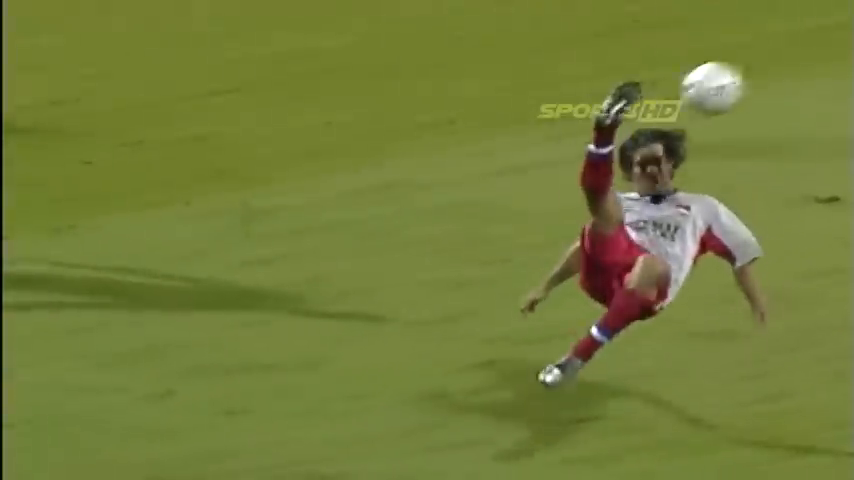
#> input picture frame 35 of lab8/dane/kick.mp4, 854 x 480 px
$ jupyter execute Lab8.1_zadanie.ipynb
#> lines starting #> are read from the running program, lines starting #| are printed output that depends on the picture; pictures that were not available may be replaced by others from this repository, and a replacement may not be noted
## Laboratorium 8.1

## Metody wykrywania ruchu: przepływ optyczny (_optical flow_)

### Wstęp

Na poprzednich laboratoriach poznaliśmy podstawowe metody przetwarzania obrazów, a więc dwuwymiarowych sygnałów przestrzennych. Wiele z tych metod działa także dla (trójwymiarowego) sygnału wideo, jeśli - nieco naiwnie - potraktujemy go jako po prostu sekwencję niezależnych obrazów.

W tej liście wykorzystasz także dziedziną czasową do przetwarzania sygnału. Podstawowa intuicja polega na tym, że jeśli jakiś rejon obrazu przesunął się w czasie, to prawdopodobnie ma on inne _znaczenie_ niż rejon, który pozostał w tym samym miejscu, lub przesunął w innym kierunku czy z inną szybkością. Jeśli zatem jesteśmy w stanie wykryć to przesunięcie - czyli po prostu _ruch_ - to otrzymamy pewną informację o zawartości obrazu (wideo). Na przykład, będziemy w stanie oddzielić poruszające się obiekty od stacjonarnego tła, albo oddzielić inaczej poruszające się obiekty.

Jedną z najpowszechniejszych metodą do automatycznej detekcji ruchu jest znana Ci już z wykładu metoda przepływu optycznego (ang. _optical flow_). Namawiam też do lektury [artykułu z dokumentacji OpenCV](https://docs.opencv.org/3.4/d4/dee/tutorial_optical_flow.html), zwłaszcza sekcji _Lucas-Kanade_ oraz _Dense Optical Flow_. Analizując kod metody, poświęć chwilę na zrozumienie mapowania wyników do prezentowanego obrazu w przestrzeni HSV.

Wiedzieć należy na pewno, że istnieją dwie główne odmiany metody przepływu optycznego:,
* przepływ gęsty (_dense_) - gdzie przesunięcie pomiędzy klatkami określane jest dla każdego piksela (na tej metodzie skupia się niniejsza część listy),
* przepływ rzadki (_sparse_) - gdzie ruch wykrywany jest tylko dla pewnego zbioru punktów zainteresowania w obrębie obrazu (przebadasz ją w drugiej części listy).

W ramach obu odmian występuje pewna liczba konkretnych metod obliczeniowych, w zależności od konkretnego podejścia do rozwiązywania równania ruchu. Na tych zajęciach wykorzystamy [algorytm Farnebacka](http://www.diva-portal.org/smash/get/diva2:273847/FULLTEXT01.pdf) - głównie dlatego, że jego gotowa implementacja znajduje się w pakiecie OpenCV.

### Podejście

Większość algorytmów optical flow operuje na parze klatek, znajdując wektory translacji pomiędzy rejonami z jednej i drugiej. Jeśli więc interesuje nas przetwarzanie ciągłego strumienia wideo, praca przebiegać będzie na zasadzie dwuelementowej kolejki, tzn. zawsze patrzymy na klatkę obecną $I(x,y,t)$ i poprzednią $I(x,y,t-1)$.

OpenCV oferuje banalnie prosty a zarazem potężny interfejs do obsługi strumieni wideo: [`cv2.VideoCapture`](https://docs.opencv.org/3.4/d8/dfe/classcv_1_1VideoCapture.html), za pomocą którego w ten sam sposób możemy obsługiwać pliki wideo w różnym kodowaniu, urządzenia wideo (np. kamerkę w laptopie) czy nawet wideo w protokole IP (choć występują pewne różnice z punktu widzenia użycia, jeśli korzystamy z zasobu sprzętowego działającego w czasie rzeczywistym). Idea jest prosta:
* tworzymy obiekt `cv2.VideoCapture` w odpowiedni sposób,
* pobieramy poszczególne klatki za pomocą metody [`VideoCapture::read`](https://docs.opencv.org/3.4/d8/dfe/classcv_1_1VideoCapture.html#a473055e77dd7faa4d26d686226b292c1).

Metoda `read` wykonuje całą pracę (odczytanie danych, dekodowanie strumienia wideo) i zwraca klatkę jako obraz w standardowym formacie OpenCV (a także flagę, czy w ogóle udało się pozyskać dane - krotka (flaga, klatka)). Zatem, aby pozyskać pierwszą klatkę z pliku wideo wystarczy:
```python
vid = cv2.VideoCapture("back.mp4")
r, frame = vid.read()
```

Drobnym ograniczeniem VideoCapture jest to, że nie ma możliwości cofnięcia się do poprzednio pobranej klatki (co jest naturalne w przypadku korzystania z fizycznego urządzenia do akwizycji, a może trochę mniej gdy czytamy z pliku). Jeśli potrzebny jest powrót do początku pliku wideo, niestety konieczne jest zamknięcie strumienia (`VideoCapture::release`) i ponowne otwarcie (`::open`).

Aby obliczyć (gęsty) przepływ optyczny pomiędzy dwiema klatkami, wykorzystamy algorytm Farnebacka, zaimplementowany w OpenCV w funkcji [`cv2.calcOpticalFlowFarneback`](https://docs.opencv.org/3.4/dc/d6b/group__video__track.html#ga5d10ebbd59fe09c5f650289ec0ece5af). Przyjmuje ona parę obrazów **w skali szarości**, opcjonalny argument `flow` (rozwiązanie można zainicjować poprzednio wyliczonym przepływem, jeśli nim dysponujemy), a następnie szereg parametrów sterujących metodą; m.in. można wykorzystać piramidyzację obrazów (rekomendowane `pyr_size` $=3$) czy określić rozmiar okna detekcji `winsize`. Sensowne pierwsze wartości dla argumentów podane są w dokumentacji.

Algorytm Farnebacka zwraca przepływ w formie obrazu o wymiarach przestrzennych równych obrazom wejściowym i dwóch kanałach, zawierających przesunięcie odpowiednio w osi $x$ i $y$. Można więc przetwarzać te dane dalej, np. obliczając kąt przesunięcia czy całkowitą odległość (i dalej, np. określić prędkość ruchu) - vide np. `cv2.cartToPolar`.

---

[cell 1]
import cv2
import numpy as np
import matplotlib.pyplot as plt

### Zadanie 1

#### Zadanie 1a
Otwórz wideo `kick.mp4` lub `back.mp4` i pobierz kilka klatek. Przewiń do interesującego Cię momentu - tak, aby uzyskać dwie klatki, na których widać ruch (pro-tip: znając framerate materiału (~25fps) i czas, w którym rozpoczyna się interesujący fragment, możesz w pętli "skonsumować" odpowiednią ilość klatek).
Wykorzystaj algorytm Farnebacka do obliczenia przepływu pomiędzy klatkami. Wynik zaprezentuj w postaci obrazu całkowitego przesunięcia. W zależności od wybranego momentu w wideo, możesz spodziewać się uzyskania wyraźnych obszarów.

[cell 2]
path = "dane/kick.mp4"
cap = cv2.VideoCapture(path)
fps = int(cap.get(cv2.CAP_PROP_FPS))
start_time = 1.4
frame_to_start = int(start_time * fps)
cap.set(cv2.CAP_PROP_POS_FRAMES, frame_to_start)
_, frame = cap.read()
#> frame is the input picture: shape (480, 854, 3); mean B, G, R 57.2, 125.7, 115.3
plt.imshow(cv2.cvtColor(frame, cv2.COLOR_BGR2RGB), cmap='gray')

[cell 3]
path = "dane/kick.mp4"
cap = cv2.VideoCapture(path)
fps = int(cap.get(cv2.CAP_PROP_FPS))
start_time = 1.5
frame_to_start = int(start_time * fps)
cap.set(cv2.CAP_PROP_POS_FRAMES, frame_to_start)
r, frame2 = cap.read()
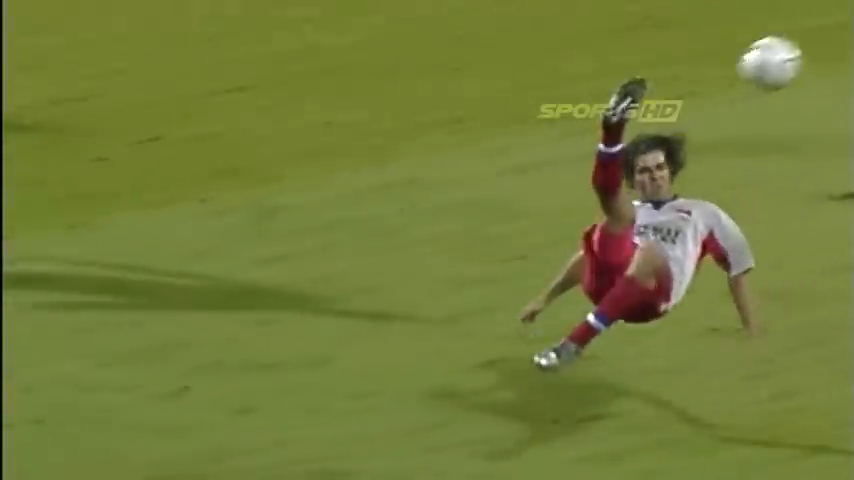
#> input picture frame 37 of lab8/dane/kick.mp4, 854 x 480 px
#> frame2 is the input picture: shape (480, 854, 3); mean B, G, R 56.9, 125.6, 115.1
plt.imshow(cv2.cvtColor(frame2, cv2.COLOR_BGR2RGB), cmap='gray')

[cell 4]
path = "dane/kick.mp4"
cap = cv2.VideoCapture(path)
fps = int(cap.get(cv2.CAP_PROP_FPS))
start_time = 0.5
frame_to_start = int(start_time * fps)
cap.set(cv2.CAP_PROP_POS_FRAMES, frame_to_start)
_, frame3 = cap.read()
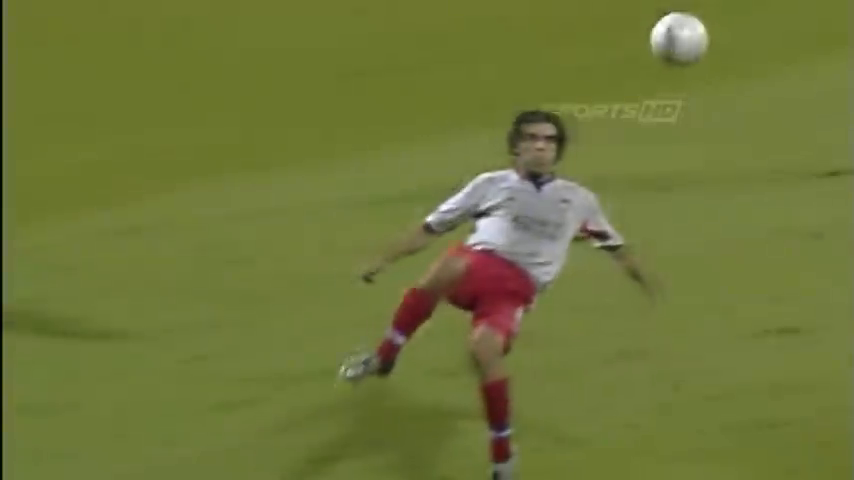
#> input picture frame 12 of lab8/dane/kick.mp4, 854 x 480 px
#> frame3 is the input picture: shape (480, 854, 3); mean B, G, R 57.2, 118.5, 110.5
plt.imshow(cv2.cvtColor(frame3, cv2.COLOR_BGR2RGB), cmap='gray')

[cell 5]
path = "dane/kick.mp4"
cap = cv2.VideoCapture(path)
fps = int(cap.get(cv2.CAP_PROP_FPS))
start_time = 0.8
frame_to_start = int(start_time * fps)
cap.set(cv2.CAP_PROP_POS_FRAMES, frame_to_start)
_, frame4 = cap.read()
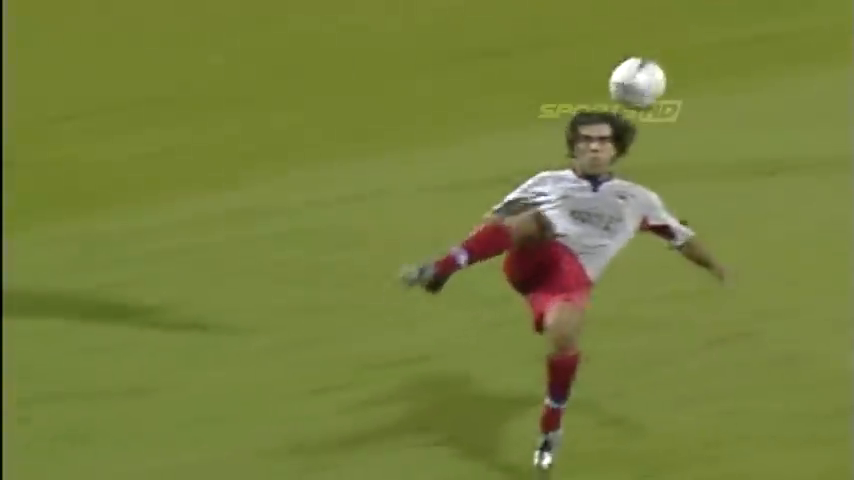
#> input picture frame 20 of lab8/dane/kick.mp4, 854 x 480 px
#> frame4 is the input picture: shape (480, 854, 3); mean B, G, R 59.5, 127.3, 117.8
plt.imshow(cv2.cvtColor(frame4, cv2.COLOR_BGR2RGB), cmap='gray')

[cell 6]
import cv2
import numpy as np
import matplotlib.pyplot as plt

def optic_flow(frame_old, frame_new, flow=None, pyr_scale=0.5, levels=3, winsize=10, iterations=3, poly_n=5, poly_sigma=1.1, flags=0):
#> called with pyr_scale = 0.5, levels = 3, winsize = 10, iterations = 3, poly_n = 5, poly_sigma = 1.1, flags = 0
    gray_old = cv2.cvtColor(frame_old, cv2.COLOR_BGR2GRAY)
    gray_new = cv2.cvtColor(frame_new, cv2.COLOR_BGR2GRAY)

    hsv = np.zeros_like(frame_old)
    hsv[..., 1] = 255

    flow = cv2.calcOpticalFlowFarneback(gray_old, gray_new, flow, pyr_scale, levels, winsize, iterations, poly_n, poly_sigma, flags)
    mag, ang = cv2.cartToPolar(flow[..., 0], flow[..., 1])

    hsv[..., 0] = ang * 180 / np.pi / 2
    hsv[..., 2] = cv2.normalize(mag, None, 0, 255, cv2.NORM_MINMAX)
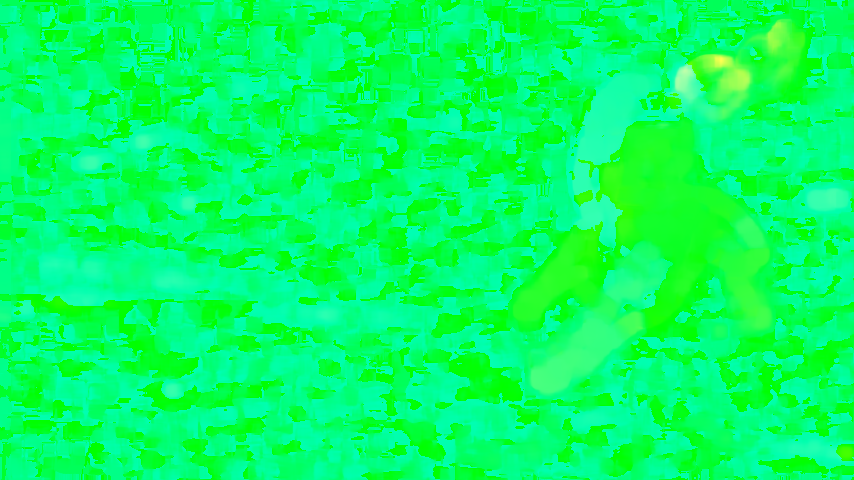
#> hsv: shape (480, 854, 3); mean of channels 0, 1, 2 100.3, 255, 4.7; drawn as B, G, R

    bgr = cv2.cvtColor(hsv, cv2.COLOR_HSV2BGR)

    color_wheel = generate_color_wheel()

    fig, axes = plt.subplots(1, 4, figsize=(25, 10))

    axes[0].imshow(cv2.cvtColor(frame_old, cv2.COLOR_BGR2RGB))
    axes[0].set_title("Old Frame")
    axes[0].axis("off")

    axes[1].imshow(cv2.cvtColor(frame_new, cv2.COLOR_BGR2RGB))
    axes[1].set_title("New Frame")
    axes[1].axis("off")

    axes[2].imshow(cv2.cvtColor(bgr, cv2.COLOR_BGR2RGB))
    axes[2].set_title("Optical Flow")
    axes[2].axis("off")

    axes[3].imshow(color_wheel)
    axes[3].set_title("Color Wheel (Flow Directions)")
    axes[3].axis("off")

    plt.show()

def generate_color_wheel():
    size = 300
    wheel = np.zeros((size, size, 3), dtype=np.uint8)
    center = size // 2
    radius = size // 2

    for y in range(size):
        for x in range(size):
            dx = x - center
            dy = y - center
            distance = np.sqrt(dx**2 + dy**2)

            if distance <= radius:
                angle = np.arctan2(dy, dx)
                angle = (angle + 2 * np.pi) % (2 * np.pi)
                hue = angle * 180 / np.pi / 2

                wheel[y, x, 0] = hue
                wheel[y, x, 1] = 255
                wheel[y, x, 2] = int(255 * (1 - distance / radius))

    return cv2.cvtColor(wheel, cv2.COLOR_HSV2RGB)

[cell 7]
optic_flow(frame, frame2)

[cell 8]
optic_flow(frame3, frame4)
#> call 2 of optic_flow, with pyr_scale = 0.5, levels = 3, winsize = 10, iterations = 3, poly_n = 5, poly_sigma = 1.1, flags = 0
#> in optic_flow (call 2), `hsv[..., 2] = cv2.normalize(mag, None, 0, 255, cv2.NORM_MINMAX)`:
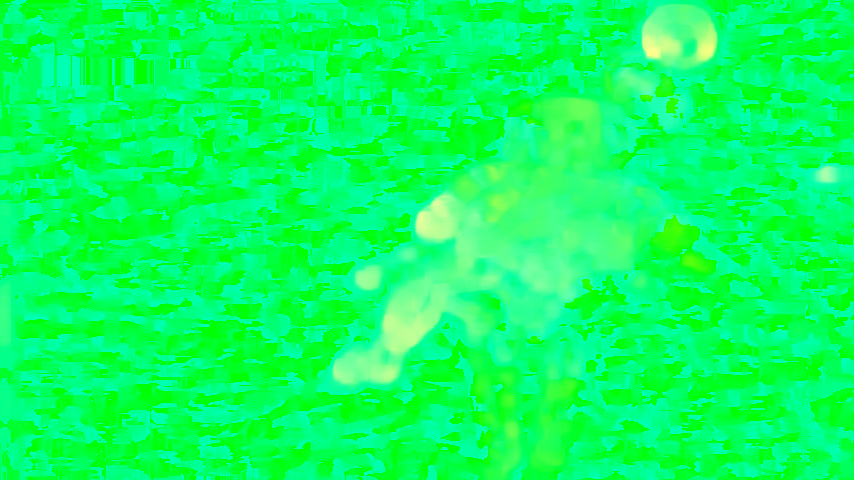
#> hsv: shape (480, 854, 3); mean of channels 0, 1, 2 96.1, 255, 10.4; drawn as B, G, R

#### Zadanie 1b
Zbadaj wpływ parametru `winsize` na działanie metody.

[cell 9]
def optic_flow(frame_old, frame_new, flow=None, pyr_scale=0.5, levels=3, winsize=10, iterations=3, poly_n=5, poly_sigma=1.1, flags=0):
    gray_old = cv2.cvtColor(frame_old, cv2.COLOR_BGR2GRAY)
    gray_new = cv2.cvtColor(frame_new, cv2.COLOR_BGR2GRAY)
    hsv = np.zeros_like(frame_old)
    hsv[..., 1] = 255
    flow = cv2.calcOpticalFlowFarneback(gray_old, gray_new, flow, pyr_scale, levels, winsize, iterations, poly_n, poly_sigma, flags)
    mag, ang = cv2.cartToPolar(flow[..., 0], flow[..., 1])
    hsv[..., 0] = ang*180/np.pi/2
    hsv[..., 2] = cv2.normalize(mag, None, 0, 255, cv2.NORM_MINMAX)
    bgr = cv2.cvtColor(hsv, cv2.COLOR_HSV2BGR)

    fig, axes = plt.subplots(1, 3, figsize=(20, 10))
    axes[0].imshow(cv2.cvtColor(frame_old, cv2.COLOR_BGR2RGB))
    axes[0].set_title("Old frame")
    axes[0].axis("off")

    axes[1].imshow(cv2.cvtColor(frame_new, cv2.COLOR_BGR2RGB))
    axes[1].set_title("New frame")
    axes[1].axis("off")

    axes[2].imshow(cv2.cvtColor(bgr, cv2.COLOR_BGR2RGB))
    axes[2].set_title("Optical Flow")
    axes[2].axis("off")

    plt.show()

[cell 10]
winsizes = [5, 15, 50, 100]

plt.figure(figsize=(12, 12))

for i, winsize in enumerate(winsizes):
    optflow = optic_flow(frame, frame2, winsize=winsize)

Komentarz 1:

...

---

### Zadanie 2

Powtórz powyższy eksperyment na materiale `shot.mp4` (przewiń materiał do momentu natychmiast po uderzeniu białej bili, ok. 20-25 klatek; framerate wynosi tu ok. 15fps).
*Czy algorytm działa tak samo dobrze? Dlaczego? Co jest ograniczeniem metody?*

[cell 11]
path = "dane/shot.mp4"
cap = cv2.VideoCapture(path)
fps = int(cap.get(cv2.CAP_PROP_FPS))
start_time = 20/fps
frame_to_start = int(start_time * fps)
cap.set(cv2.CAP_PROP_POS_FRAMES, frame_to_start)
r, frame_bsl = cap.read()
plt.imshow(cv2.cvtColor(frame_bsl, cv2.COLOR_BGR2RGB), cmap='gray')

[cell 12]
path = "dane/shot.mp4"
cap = cv2.VideoCapture(path)

frames = {}
for i in range(20, 26):
    cap.set(cv2.CAP_PROP_POS_FRAMES, i)
    ret, frame = cap.read()
    frames[i] = frame
#> after the loop, frames = 6 items

fps = int(cap.get(cv2.CAP_PROP_FPS))
#> fps = 25
start_time = 20 / fps
#> start_time = 0.8
frame_to_start = int(start_time * fps)
#> frame_to_start = 20
cap.set(cv2.CAP_PROP_POS_FRAMES, frame_to_start)

for i in range(20, 25):
    if i in frames:
        plt.figure(figsize=(5, 5))
        plt.imshow(cv2.cvtColor(frames[i], cv2.COLOR_BGR2RGB))
        plt.title(f"Frame {i}")
        plt.axis('off')
        plt.show()

cap.release()

[cell 13]
for i in range(20, 24):
    optic_flow(frame_bsl, frames[i+1], winsize=5)
#> this loop made 4 passes
#> pass 1, in optic_flow (call 5), `gray_new = cv2.cvtColor(frame_new, cv2.COLOR_BGR2GRAY)`:
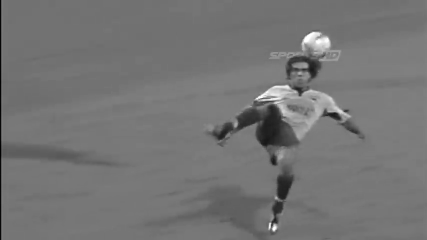
#> gray_new: shape (480, 854) (shown at 1/2 size); min 0, max 255, mean 116.5

[cell 14]
optic_flow(frame_bsl, frames[21], winsize=50)
#> in optic_flow (call 9), `mag, ang = cv2.cartToPolar(flow[..., 0], flow[..., 1])`:
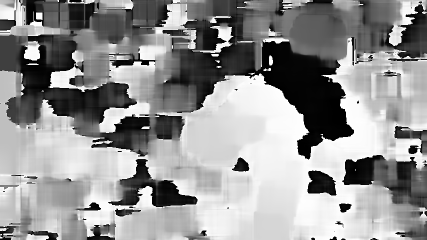
#> ang: shape (480, 854) float32 (shown at 1/2 size); min 6.16e-06, max 6.28, mean 3.62; drawn with min black and max white
#> in optic_flow (call 9), `hsv[..., 2] = cv2.normalize(mag, None, 0, 255, cv2.NORM_MINMAX)`:
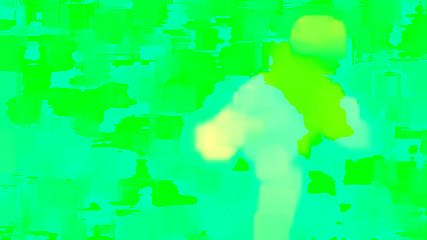
#> hsv: shape (480, 854, 3) (shown at 1/2 size); mean of channels 0, 1, 2 103.3, 255, 20.4; drawn as B, G, R
#> in optic_flow (call 9), `bgr = cv2.cvtColor(hsv, cv2.COLOR_HSV2BGR)`:
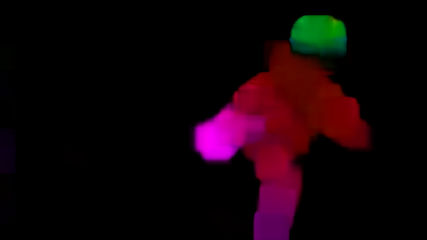
#> bgr: shape (480, 854, 3) (shown at 1/2 size); mean B, G, R 7.9, 2.3, 18.2
#> in optic_flow (call 9), `plt.show()`:
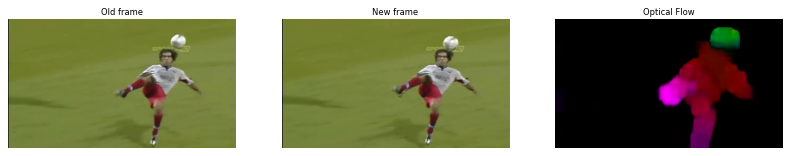
#> figure drawn by matplotlib, 3 panels

$ run again, starting later in the video
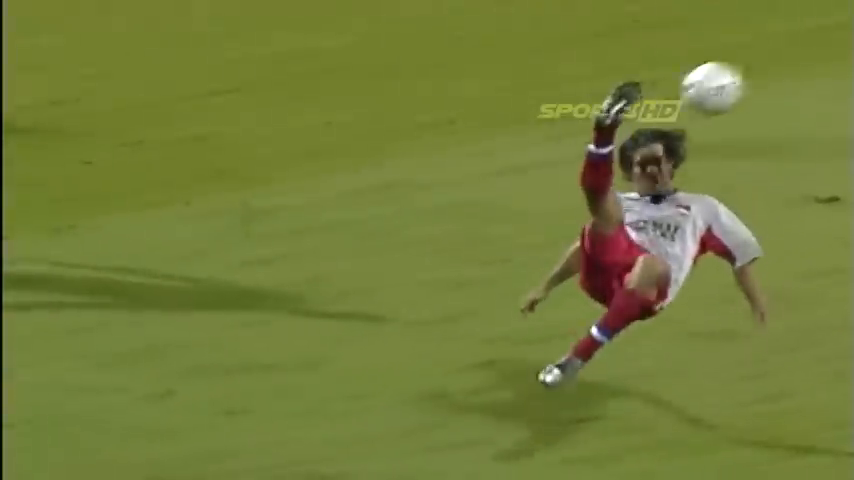
#> input picture frame 35 of lab8/dane/kick.mp4, 854 x 480 px
#> frame is the input picture: shape (480, 854, 3); mean B, G, R 57.2, 125.7, 115.3
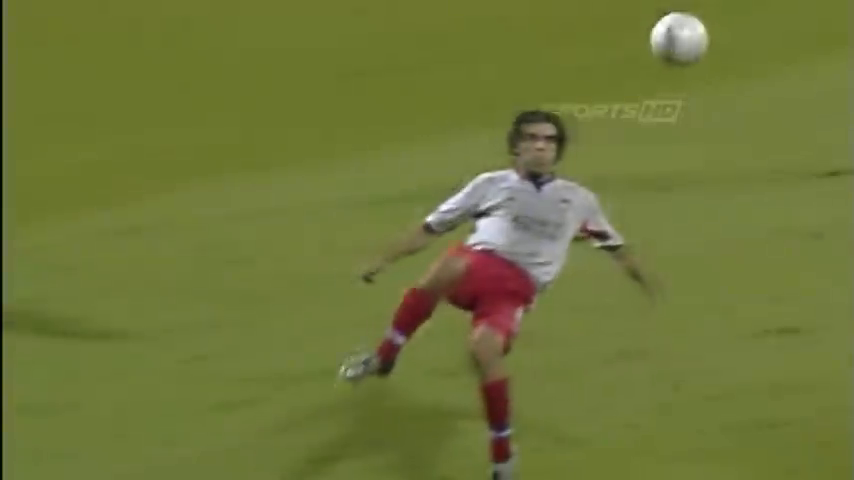
#> input picture frame 12 of lab8/dane/kick.mp4, 854 x 480 px
#> frame3 is the input picture: shape (480, 854, 3); mean B, G, R 57.2, 118.5, 110.5
#> the loop `for i in range(20, 26):` made 6 passes
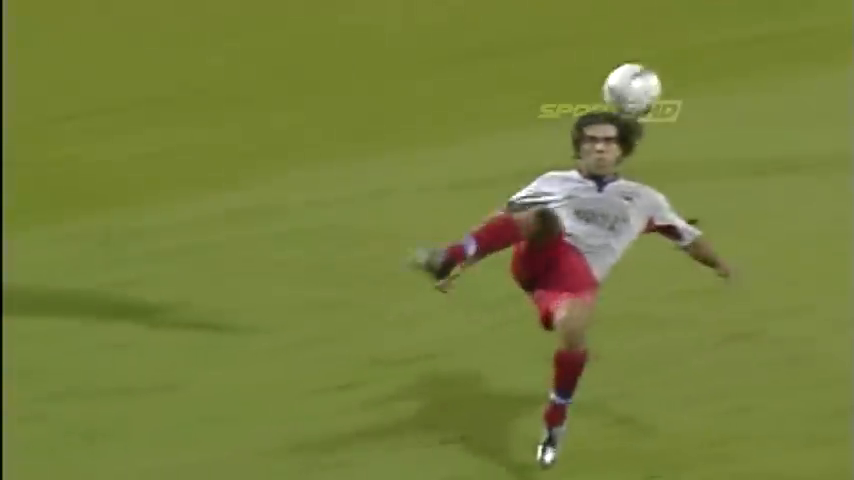
#> input picture frame 21 of lab8/dane/kick.mp4, 854 x 480 px, given in place of shot.mp4, which was not available
#> after the loop `for i in range(20, 26):`: frames = 6 items
#> fps = 25
#> start_time = 0.8
#> frame_to_start = 20
#> in optic_flow, frame_new is the input picture: shape (480, 854, 3); mean B, G, R 59.3, 127.2, 117.6
